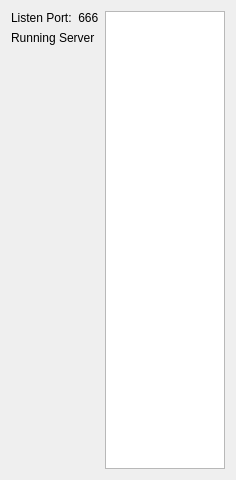
<?xml version="1.0" encoding="UTF-8"?>
<ui version="4.0">
 <class>MainWindow</class>
 <widget class="QMainWindow" name="MainWindow">
  <property name="geometry">
   <rect>
    <x>0</x>
    <y>0</y>
    <width>236</width>
    <height>480</height>
   </rect>
  </property>
  <property name="windowTitle">
   <string>MainWindow</string>
  </property>
  <widget class="QWidget" name="centralWidget">
   <layout class="QVBoxLayout" name="verticalLayout">
    <item>
     <layout class="QHBoxLayout" name="horizontalLayout">
      <item>
       <layout class="QVBoxLayout" name="verticalLayout_2">
        <item>
         <widget class="QLabel" name="label">
          <property name="text">
           <string>Listen Port:  666</string>
          </property>
         </widget>
        </item>
        <item>
         <widget class="QLabel" name="label_2">
          <property name="text">
           <string>Running Server</string>
          </property>
         </widget>
        </item>
        <item>
         <spacer name="verticalSpacer">
          <property name="orientation">
           <enum>Qt::Vertical</enum>
          </property>
          <property name="sizeHint" stdset="0">
           <size>
            <width>20</width>
            <height>40</height>
           </size>
          </property>
         </spacer>
        </item>
       </layout>
      </item>
      <item>
       <widget class="QTextEdit" name="textEdit"/>
      </item>
     </layout>
    </item>
   </layout>
  </widget>
 </widget>
 <layoutdefault spacing="6" margin="11"/>
 <resources/>
 <connections/>
</ui>
